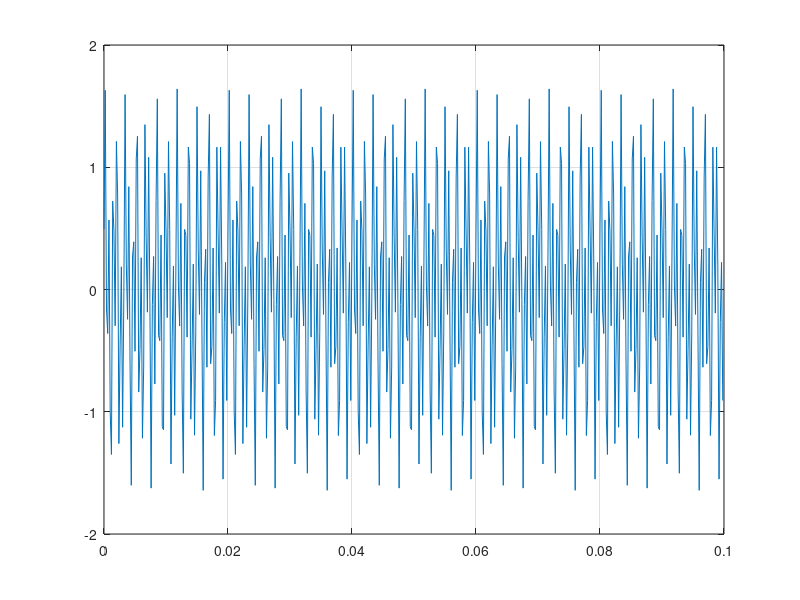

Write MATLAB code to recreate this figure.
clc, clear,close all
fs = 5000;
T = 1/fs;
L = 500;
t = (0:L-1)*T;
x= sin(2*pi*1550*t)+0.7*sin(2*pi*600*t+pi/4);
figure, plot(t,x),grid on;
sound(x,fs);